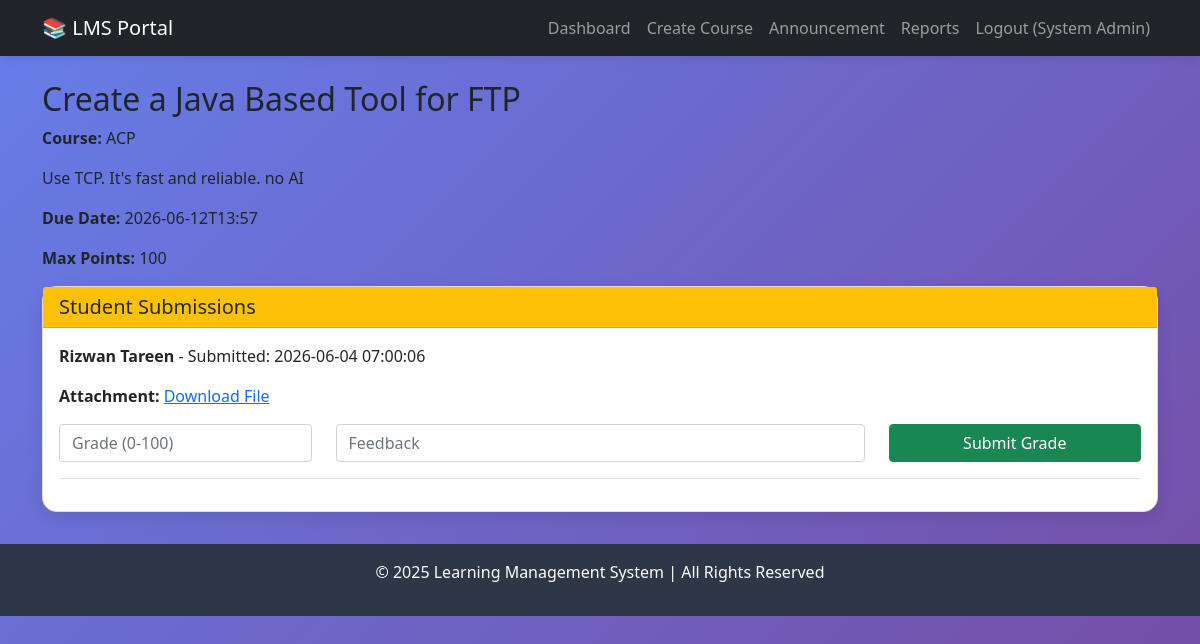
Page /assignment/2 (signed in) on the committed database.
### tables this page shows
CREATE TABLE assignments (
            id INTEGER PRIMARY KEY AUTOINCREMENT,
            course_id INTEGER NOT NULL,
            title TEXT NOT NULL,
            description TEXT,
            due_date TIMESTAMP,
            max_points INTEGER DEFAULT 100 CHECK(max_points <= 100),
            created_at TIMESTAMP DEFAULT CURRENT_TIMESTAMP,
            FOREIGN KEY (course_id) REFERENCES courses (id)
        );

CREATE TABLE courses (
            id INTEGER PRIMARY KEY AUTOINCREMENT,
            title TEXT NOT NULL,
            description TEXT,
            teacher_id INTEGER NOT NULL,
            created_at TIMESTAMP DEFAULT CURRENT_TIMESTAMP,
            FOREIGN KEY (teacher_id) REFERENCES users (id)
        );

CREATE TABLE submissions (
            id INTEGER PRIMARY KEY AUTOINCREMENT,
            assignment_id INTEGER NOT NULL,
            student_id INTEGER NOT NULL,
            submission_text TEXT,
            file_path TEXT,
            submitted_at TIMESTAMP DEFAULT CURRENT_TIMESTAMP,
            grade INTEGER CHECK(grade <= 100),
            graded_at TIMESTAMP,
            feedback TEXT,
            FOREIGN KEY (assignment_id) REFERENCES assignments (id),
            FOREIGN KEY (student_id) REFERENCES users (id)
        );

CREATE TABLE users (
            id INTEGER PRIMARY KEY AUTOINCREMENT,
            name TEXT NOT NULL,
            email TEXT UNIQUE NOT NULL,
            mobile TEXT UNIQUE NOT NULL,
            password_hash TEXT NOT NULL,
            role TEXT NOT NULL CHECK(role IN ('student', 'teacher', 'admin')),
            reset_token TEXT,
            reset_token_expiry TEXT
        );

### app.py (the view)
@app.route('/assignment/<int:assignment_id>')
@login_required
def view_assignment(assignment_id):
    db = get_db()
    assignment = db.execute('''
        SELECT a.*, c.title as course_title, c.id as course_id
        FROM assignments a
        JOIN courses c ON a.course_id = c.id
        WHERE a.id = ?
    ''', (assignment_id,)).fetchone()
    if not assignment:
        flash('Assignment not found!', 'danger')
        return redirect(url_for('dashboard'))
    submission = None
    if session['role'] == 'student':
        submission = db.execute('SELECT * FROM submissions WHERE assignment_id = ? AND student_id = ?',
                               (assignment_id, session['user_id'])).fetchone()
    submissions = []
    if session['role'] in ['teacher', 'admin']:
        submissions = db.execute('''
            SELECT s.*, u.name as student_name
            FROM submissions s
            JOIN users u ON s.student_id = u.id
            WHERE s.assignment_id = ?
        ''', (assignment_id,)).fetchall()
    return render_template('assignment_detail.html',
                         assignment=assignment,
                         submission=submission,
                         submissions=submissions)

### app.py (called while the page is built)
def get_db():
    db = getattr(g, '_database', None)
    if db is None:
        db = g._database = sqlite3.connect(DATABASE)
        db.row_factory = sqlite3.Row
    return db

@app.teardown_appcontext
def close_connection(exception):
    db = getattr(g, '_database', None)
    if db is not None:
        db.close()

def login_required(f):
    @wraps(f)
    def decorated_function(*args, **kwargs):
        if 'user_id' not in session:
            flash('Please login to access this page.', 'warning')
            return redirect(url_for('login'))
        return f(*args, **kwargs)
    return decorated_function

### templates/assignment_detail.html (shortened to what this page needs)
{% extends "base.html" %}
{% block content %}
<h2>{{ assignment.title }}</h2>
<p><strong>Course:</strong> {{ assignment.course_title }}</p>
<p>{{ assignment.description }}</p>
<p><strong>Due Date:</strong> {{ assignment.due_date or 'No deadline' }}</p>
<p><strong>Max Points:</strong> {{ assignment.max_points }}</p>
{% if session.role in ['teacher', 'admin'] and submissions %}
    <div class="card mt-3">
        <div class="card-header bg-warning text-dark">
            <h5 class="mb-0">Student Submissions</h5>
        </div>
        <div class="card-body">
            {% for sub in submissions %}
                <div class="border-bottom mb-3 pb-3">
                    <strong>{{ sub.student_name }}</strong> - Submitted: {{ sub.submitted_at }}
                    {% if sub.file_path %}
                        <p><strong>Attachment:</strong> <a href="{{ url_for('download_file', filename=sub.file_path) }}" target="_blank">Download File</a></p>
                    {% endif %}
                    {% if sub.grade is not none %}
                        <p><strong>Grade: {{ sub.grade }}/{{ assignment.max_points }}</strong></p>
                        <p>Feedback: {{ sub.feedback or 'None' }}</p>
                    {% else %}
                        <form method="POST" action="{{ url_for('grade_submission', submission_id=sub.id) }}" class="mt-2">
                            <div class="row">
                                <div class="col-md-3">
                                    <input type="number" name="grade" class="form-control" placeholder="Grade (0-100)" min="0" max="100" required>
                                </div>
                                <div class="col-md-6">
                                    <input type="text" name="feedback" class="form-control" placeholder="Feedback">
                                </div>
                                <div class="col-md-3">
                                    <button type="submit" class="btn btn-success w-100">Submit Grade</button>
                                </div>
                            </div>
                        </form>
                    {% endif %}
                </div>
            {% endfor %}
        </div>
    </div>
{% endif %}
{% endblock %}

### templates/base.html (style rules this page uses)
body { background: linear-gradient(135deg, #667eea 0%, #764ba2 100%); min-height: 100vh; }
.card { border-radius: 15px; box-shadow: 0 5px 15px rgba(0,0,0,0.1); transition: transform 0.3s; }

### rows in the picture
assignments: title "Create a Java Based Tool for FTP", description "Use TCP. It's fast and reliable. no AI", due_date "2026-06-12T13:57", max_points "100"
courses: course_title "ACP"
submissions: student_name "Rizwan Tareen", submitted_at "2026-06-04 07:00:06"

### other values in the picture
{{ session.user_name }} "System Admin"
